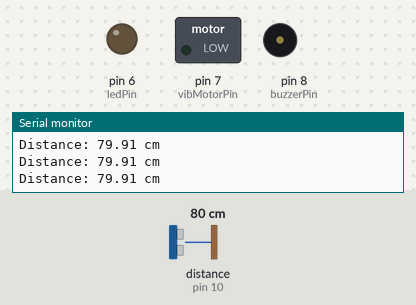
A sketch run on a simulated Arduino Uno, built with avr-gcc and run on an emulated ATmega328P. Shown: switched loads named in the sketch (green lamp = pin HIGH), output pins drawn as LEDs (lit = HIGH), buzzer (waves = sounding, pin HIGH), the last lines printed to the serial monitor. Wiring (inferred from the names in the program): ultrasonic range finder: trigger pin 9; echo pin 10. The test bench sets the inputs (shaded band); at power-on: distance to the obstacle (sensor on pin 10) 80 cm. The echo pulse lasts 58.3 µs per cm; pins used as bus, display or sensor lines are not drawn.

Above: at 1.3 s.
1.4 s: distance to the obstacle (sensor on pin 10) set to 56 cm
2.9 s: distance to the obstacle (sensor on pin 10) set to 46 cm
At 3.6 s:
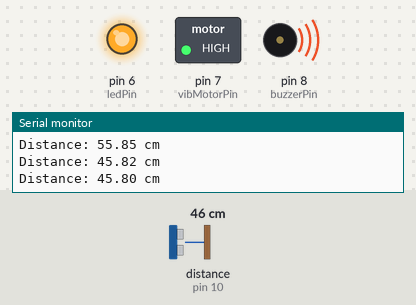
4.5 s: distance to the obstacle (sensor on pin 10) set to 120 cm
At 5.3 s:
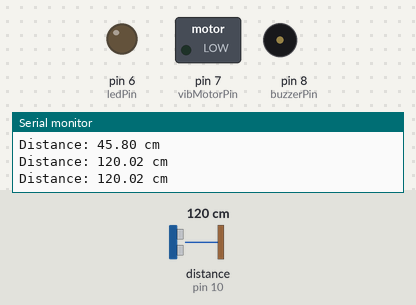
6.0 s: distance to the obstacle (sensor on pin 10) set to 47 cm
At 7.2 s:
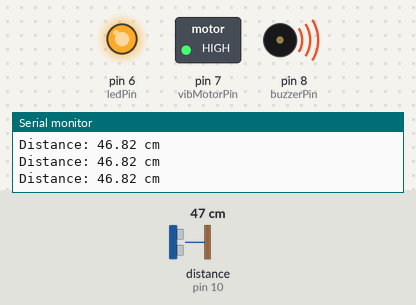
Timing chart, 0 to 8.5 s (numbered marks = the images above; inputs shaded):
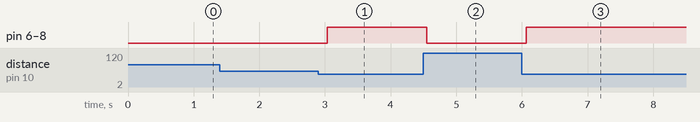

The sketch:

code_blindcane.ino
```cpp
#include <Wire.h>

#define trigPin 9
#define echoPin 10
#define buzzerPin 8
#define vibMotorPin 7
#define ledPin 6

void setup() {
  pinMode(trigPin, OUTPUT);
  pinMode(echoPin, INPUT);
  pinMode(buzzerPin, OUTPUT);
  pinMode(vibMotorPin, OUTPUT);
  pinMode(ledPin, OUTPUT);
  Serial.begin(9600);
}

void loop() {
  // Trigger the ultrasonic sensor
  digitalWrite(trigPin, LOW);
  delayMicroseconds(2);
  digitalWrite(trigPin, HIGH);
  delayMicroseconds(10);
  digitalWrite(trigPin, LOW);

  // Read the echo pin
  long duration = pulseIn(echoPin, HIGH); // Correct function
  float distance = duration * 0.0344 / 2;  // Accurate distance in cm

  // Display distance
  Serial.print("Distance: ");
  Serial.print(distance);
  Serial.println(" cm");

  // Feedback if object is near
  if (distance < 50) {
    digitalWrite(buzzerPin, HIGH);     // Audio feedback
    digitalWrite(vibMotorPin, HIGH);   // Tactile feedback
    digitalWrite(ledPin, HIGH);        // Visual feedback
  } else {
    digitalWrite(buzzerPin, LOW);
    digitalWrite(vibMotorPin, LOW);
    digitalWrite(ledPin, LOW);
  }

  delay(500); // Delay between readings
}
```

Measured:
- the behaviour switches between 51 and 50 cm on distance to the obstacle (sensor on pin 10) (found by bisection; images 0 and 1)
- after the input at 2.9 s, pin 6 (ledPin), pin 7 (vibMotorPin), pin 8 (buzzerPin): LOW → HIGH after 0.13 s
- after the input at 4.5 s, pin 6 (ledPin), pin 7 (vibMotorPin), pin 8 (buzzerPin): HIGH → LOW after 0.05 s
- after the input at 6.0 s, pin 6 (ledPin), pin 7 (vibMotorPin), pin 8 (buzzerPin): LOW → HIGH after 0.07 s
